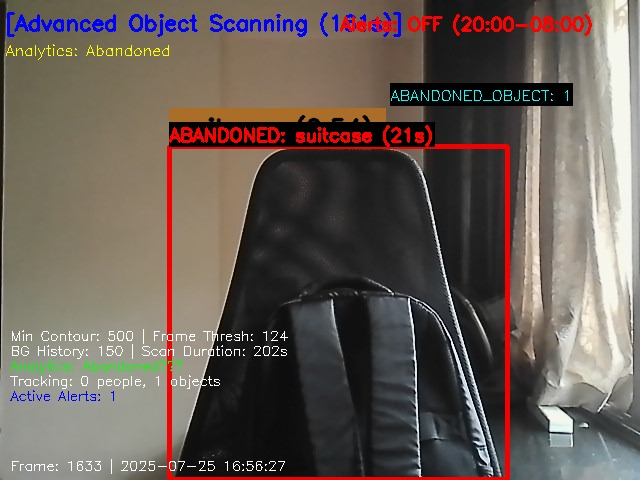
#> input picture images/abandoned.jpeg, 640 x 480 px
$ python -i camera_health.py   (imports and definitions only)   (older library calls are emulated)
#> lines starting #> are read from the running program, lines starting #| are printed output that depends on the picture
### backend/app/config.py
"""Central paths and settings for the Campus CCTV Analyzer backend.

All state lives under backend/data and backend/media so the whole app
is relocatable and runs fully offline after the first model download.
"""
import secrets
from pathlib import Path

BACKEND_DIR = Path(__file__).resolve().parent.parent
REPO_ROOT = BACKEND_DIR.parent

DATA_DIR = BACKEND_DIR / "data"
KEYS_DIR = DATA_DIR / "keys"
MEDIA_DIR = BACKEND_DIR / "media"
CLIPS_DIR = MEDIA_DIR / "clips"
PREVIEWS_DIR = MEDIA_DIR / "previews"
WEIGHTS_DIR = BACKEND_DIR / "weights"
SCENARIO_CLIPS_DIR = BACKEND_DIR / "scenario_clips"
FRONTEND_DIST_DIR = REPO_ROOT / "frontend" / "app" / "dist"

for d in (DATA_DIR, KEYS_DIR, MEDIA_DIR, CLIPS_DIR, PREVIEWS_DIR, WEIGHTS_DIR, SCENARIO_CLIPS_DIR):
    d.mkdir(parents=True, exist_ok=True)
#> further down, picture is the input picture: shape (480, 640, 3); mean B, G, R 87, 94.1, 105.2

DB_PATH = DATA_DIR / "app.db"
DATABASE_URL = f"sqlite:///{DB_PATH.as_posix()}"

SECRET_KEY_PATH = DATA_DIR / "jwt_secret.key"


def _load_or_create_jwt_secret() -> str:
    if SECRET_KEY_PATH.exists():
        return SECRET_KEY_PATH.read_text().strip()
    secret = secrets.token_hex(32)
    SECRET_KEY_PATH.write_text(secret)
    return secret


JWT_SECRET_KEY = _load_or_create_jwt_secret()
JWT_ALGORITHM = "HS256"
JWT_EXPIRE_MINUTES = 12 * 60

ED25519_PRIVATE_KEY_PATH = KEYS_DIR / "evidence_ed25519_private.pem"
ED25519_PUBLIC_KEY_PATH = KEYS_DIR / "evidence_ed25519_public.pem"

YOLO_MODEL_PATH = WEIGHTS_DIR / "yolov8n.pt"
PERSON_CLASS_ID = 0  # COCO class 0 = person; this system detects the person class only.
DETECTION_CONF_THRESHOLD = 0.45

# Model Passport — static disclosure about the detection model in use.
MODEL_PASSPORT = {
    "model_name": "YOLOv8n (Ultralytics)",
    "model_version": "yolov8n-coco-2023",
    "task": "Person detection only (COCO class 0). No other object classes are used.",
    "training_data": "COCO 2017 (general-purpose, publicly available). No campus-specific fine-tuning has been performed.",
    "tracking": "Anonymous, camera-local centroid tracking. No cross-camera re-identification. No face or biometric processing of any kind.",
    "known_limitations": [
        "Accuracy degrades in low light, heavy occlusion, or extreme camera angles.",
        "Small or distant persons (<~24px bounding box) may be missed.",
        "Tracking IDs are not stable across camera restarts or across cameras.",
        "Not evaluated for crowd counts beyond the scenarios in the scorecard.",
        "Fall/collapse warning is a bounding-box aspect-ratio heuristic, not a trained "
        "or validated fall classifier -- it will misfire on anyone who sits, crouches, "
        "or lies down voluntarily, and its confidence score is hard-capped accordingly.",
        "Abandoned-object warning is classical background subtraction, not an object "
        "classifier -- it cannot identify what an object is, only that a static "
        "non-person blob persisted, and is prone to false positives from lighting "
        "changes or camera vibration.",
        "Fire/smoke visual warning is an HSV color-range heuristic and is the least "
        "reliable signal in this system -- it cannot distinguish real flame from any "
        "other bright orange/red object and its confidence score is capped very low. "
        "It is a visual cue for human review only, never a standalone fire alarm.",
    ],
    "excluded_capabilities": [
        "No facial recognition or identity matching.",
        "No emotion, aggression, or intent inference.",
        "No demographic inference (age, gender, etc).",
        "No individual risk or suspicion scoring.",
    ],
}

ROLES = ("admin", "operator", "supervisor")

# Rolling buffer: how much video history each camera keeps in memory for
# pre-event evidence capture.
ROLLING_BUFFER_SECONDS = 20
POST_EVENT_CAPTURE_SECONDS = 10
DETECTION_TARGET_FPS = 5  # throttle inference so 3 simultaneous sources stay responsive

# The capture loop itself was previously unthrottled: cv2.VideoCapture.read()
# on an mp4 file returns frames as fast as the decoder can produce them (often
# 100+ fps for small SD clips), and every single frame -- not just detection
# ticks -- was running health checks, annotation, JPEG re-encoding, and
# buffer writes. Across 3 simultaneous cameras this pegged multiple CPU cores
# for no visible benefit (nothing consumes frames faster than ~15-20fps
# anyway) and also meant mp4 sources played back much faster than real time,
# which contradicts "staged MP4s behaving like live feeds." Pacing the whole
# loop to this rate fixes both.
STREAM_TARGET_FPS = 15

# Camera health thresholds.
# FROZEN_WINDOW_SECONDS is deliberately long: real static CCTV footage (an
# empty hallway, a quiet gate) can easily go many seconds between any
# meaningful pixel change, so a short window makes normal footage look
# "frozen". Genuinely frozen/stuck feeds stay unchanged far longer than that.
OFFLINE_TIMEOUT_SECONDS = 8
FROZEN_WINDOW_SECONDS = 30
FROZEN_DIFF_THRESHOLD = 0.8  # mean abs pixel diff below this over the window => frozen
BLACKOUT_BRIGHTNESS_THRESHOLD = 12.0  # mean luminance below this => blackout
BLACKOUT_STD_THRESHOLD = 6.0  # near-zero variance also implies blackout/covered
BLUR_LAPLACIAN_THRESHOLD = 40.0  # variance of Laplacian below this => severe blur

### backend/app/detection/camera_health.py
"""Camera health signals: frozen feed, covered/blackout, severe blur.
Offline detection itself lives in ingestion/source_manager.py (it's a
function of read-failures over time, not frame content)."""
import logging
import time
from collections import deque

import cv2
import numpy as np

from app.config import (
    BLACKOUT_BRIGHTNESS_THRESHOLD,
    BLACKOUT_STD_THRESHOLD,
    BLUR_LAPLACIAN_THRESHOLD,
    FROZEN_DIFF_THRESHOLD,
    FROZEN_WINDOW_SECONDS,
)

MIN_SAMPLES_FOR_FROZEN_VERDICT = 5
logger = logging.getLogger("cctv.health.debug")


class CameraHealthMonitor:
    """One instance per camera. Feed it frames as they're captured; call
    observe() to get the current health verdict. The frozen-feed check is
    time-bounded (FROZEN_WINDOW_SECONDS), not frame-count-bounded, so it
    isn't fooled by a fast capture rate feeding it many near-duplicate
    frames within a fraction of a second."""

    def __init__(self):
        # Unbounded on purpose: eviction is time-based (see the cutoff loop in
        # observe()), not count-based. A fixed maxlen here would silently
        # evict samples before that time-based prune ever runs whenever the
        # capture rate is fast enough to fill it in under FROZEN_WINDOW_SECONDS
        # (true for most local mp4/webcam sources decoding faster than 256
        # frames / (0.8 * FROZEN_WINDOW_SECONDS)), permanently preventing the
        # frozen-feed verdict from ever firing.
        self.recent_frames: deque = deque()  # (wall_time, small_gray_frame)

    def observe(self, frame) -> dict:
        now = time.time()
        gray = cv2.cvtColor(frame, cv2.COLOR_BGR2GRAY)
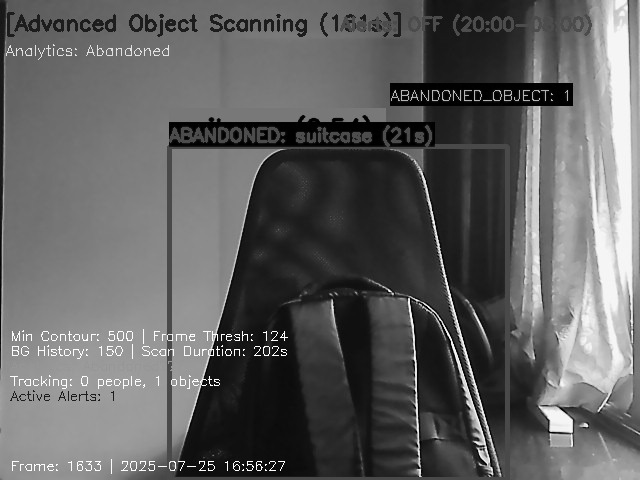
#> gray: shape (480, 640); min 0, max 255, mean 96.6
        small = cv2.resize(gray, (160, 90))
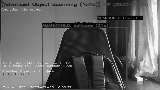
#> small: shape (90, 160); min 0, max 247, mean 96.8
        self.recent_frames.append((now, small))
        cutoff = now - FROZEN_WINDOW_SECONDS
        while self.recent_frames and self.recent_frames[0][0] < cutoff:
            self.recent_frames.popleft()

        brightness = float(np.mean(small))
#> brightness = 96.75
        stddev = float(np.std(small))
#> stddev = 57.62
        laplacian_var = float(cv2.Laplacian(gray, cv2.CV_64F).var())
#> laplacian_var = 3201.1

        blackout = brightness < BLACKOUT_BRIGHTNESS_THRESHOLD or stddev < BLACKOUT_STD_THRESHOLD
#> blackout = False
        frozen = self._is_frozen()
        blurred = (not blackout) and laplacian_var < BLUR_LAPLACIAN_THRESHOLD
#> blurred = False

        return {
            "blackout": blackout,
            "frozen": frozen,
            "blurred": blurred,
            "brightness": brightness,
            "stddev": stddev,
            "laplacian_var": laplacian_var,
        }

    def _is_frozen(self) -> bool:
        samples = list(self.recent_frames)
        if len(samples) < MIN_SAMPLES_FOR_FROZEN_VERDICT:
            return False
        span = samples[-1][0] - samples[0][0]
        if span < FROZEN_WINDOW_SECONDS * 0.8:
            return False  # haven't actually observed a full window yet
        frames = [s[1] for s in samples]
        diffs = [float(np.mean(cv2.absdiff(frames[i], frames[i + 1]))) for i in range(len(frames) - 1)]
        result = max(diffs) < FROZEN_DIFF_THRESHOLD
        if result:
            logger.warning(
                "FROZEN verdict: %d samples span=%.2fs max_diff=%.4f diffs=%s",
                len(samples), span, max(diffs), [round(d, 3) for d in diffs],
            )
        return result

>>> import cv2
>>> picture = cv2.imread('../../../images/abandoned.jpeg')
>>> result = CameraHealthMonitor().observe(picture)
#> result = {'blackout': False, 'frozen': False, 'blurred': False, 'brightness': 96.75, 'stddev': 57.62, 'laplacian_var': 3201.1}
